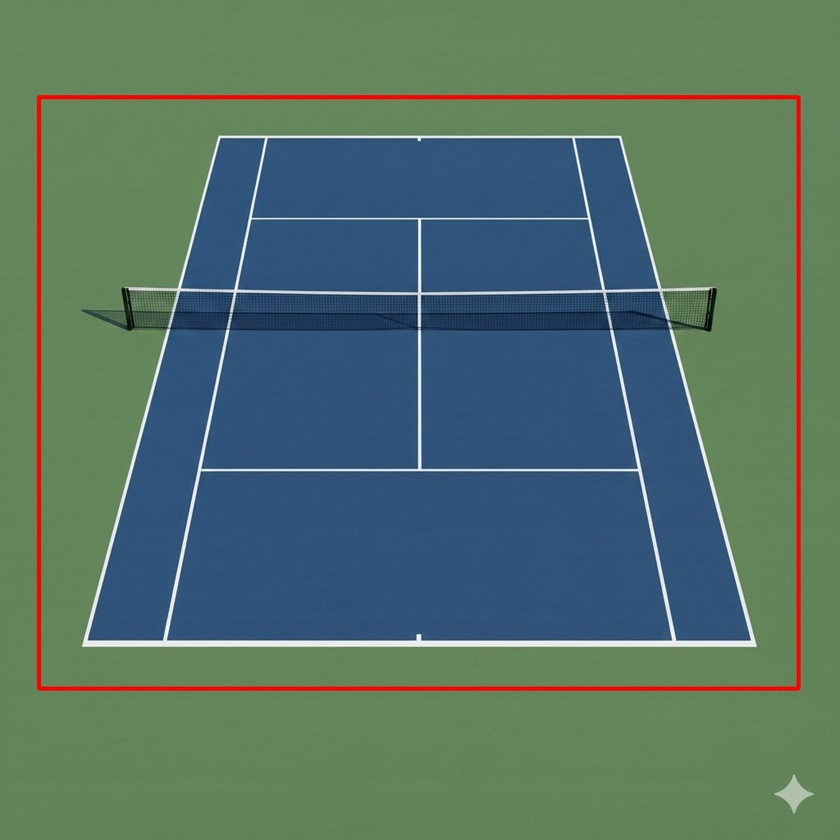
#> input picture Court Line Detection/court_boundary1.jpg, 840 x 840 px, shrunk from 1024 x 1024 before the run; its folder holds only this picture in this run
$ python -i 2.contrast.py   (imports and definitions only)
#> lines starting #> are read from the running program, lines starting #| are printed output that depends on the picture; after the words box and inside, x2 and y2 are one past the last pixel; in counts of white or black regions, pixels touching at a corner belong together
import cv2
import numpy as np
import os

def isolate_white_lines(input_image_path, output_path):

#> called with input_image_path = '../court_boundary1.jpg', output_path = 'out.png'
    img = cv2.imread(input_image_path, cv2.IMREAD_GRAYSCALE)
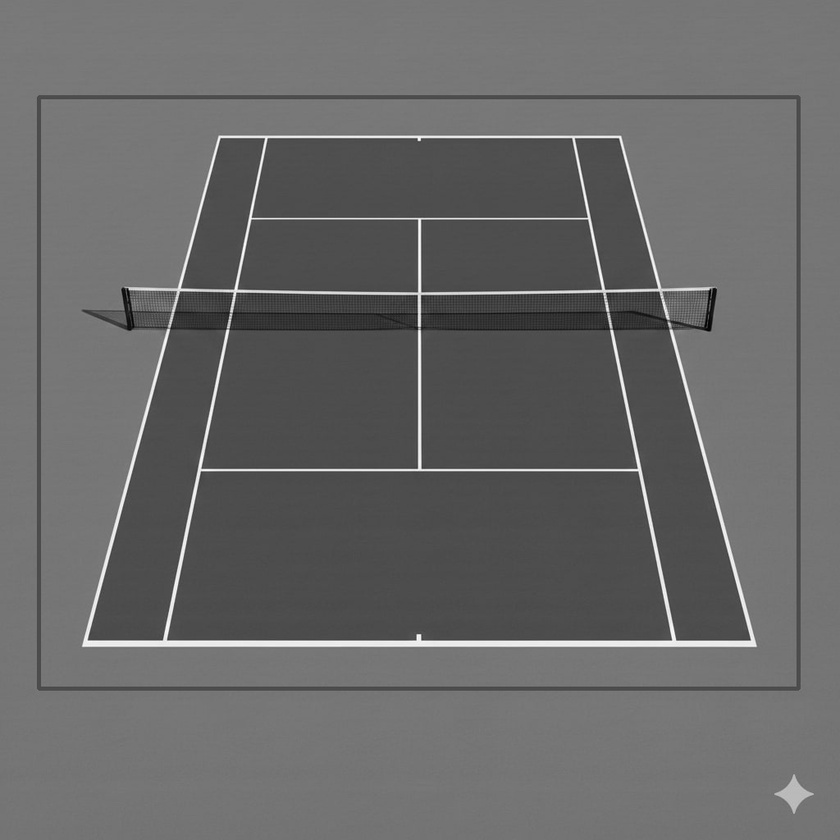
#> img: shape (840, 840); min 0, max 255, mean 104.2
    if img is None:
        print("❌ Image not found:", input_image_path)
        return

    # Detect bright white lines
    _, line_mask = cv2.threshold(img, 180, 255, cv2.THRESH_BINARY)
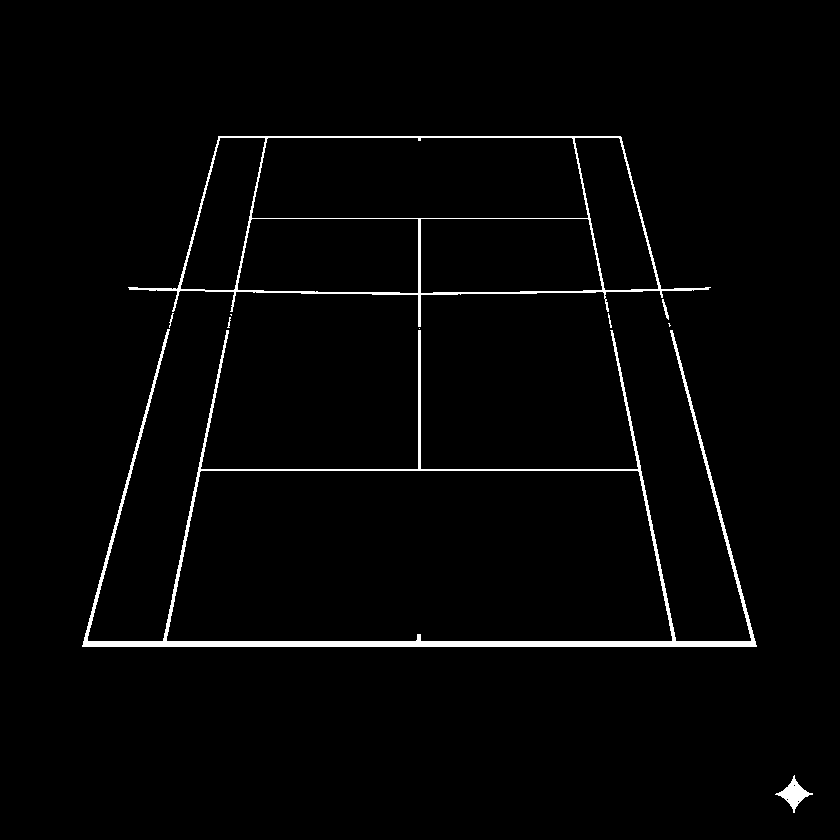
#> line_mask: shape (840, 840); 2.1% white; 10 white regions (3 under 20 px), largest, box (x1, y1, x2, y2) and area: (82, 329, 757, 647) 9428, (128, 136, 711, 327) 4467, (775, 775, 813, 813) 485

    # Dilate to strengthen line continuity
    kernel = np.ones((5, 5), np.uint8)
    line_mask = cv2.dilate(line_mask, kernel, iterations=1)
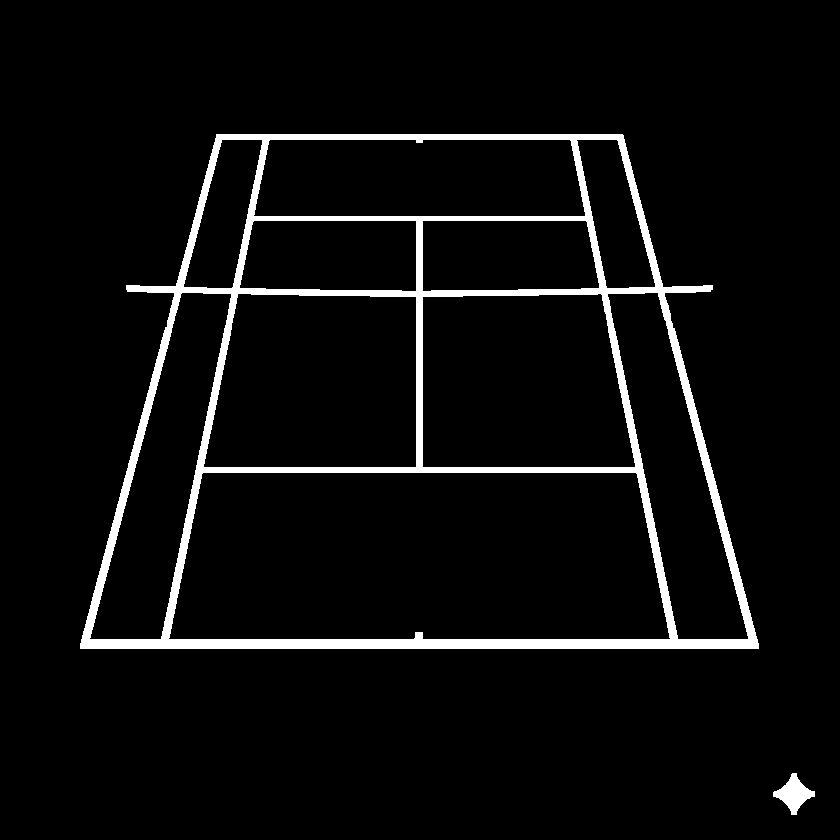
#> line_mask: shape (840, 840); 5% white; 2 white regions, box (x1, y1, x2, y2) and area: (80, 134, 759, 649) 34515, (773, 773, 815, 815) 808

    # Blur entire frame
    blurred = cv2.GaussianBlur(img, (25, 25), 0)
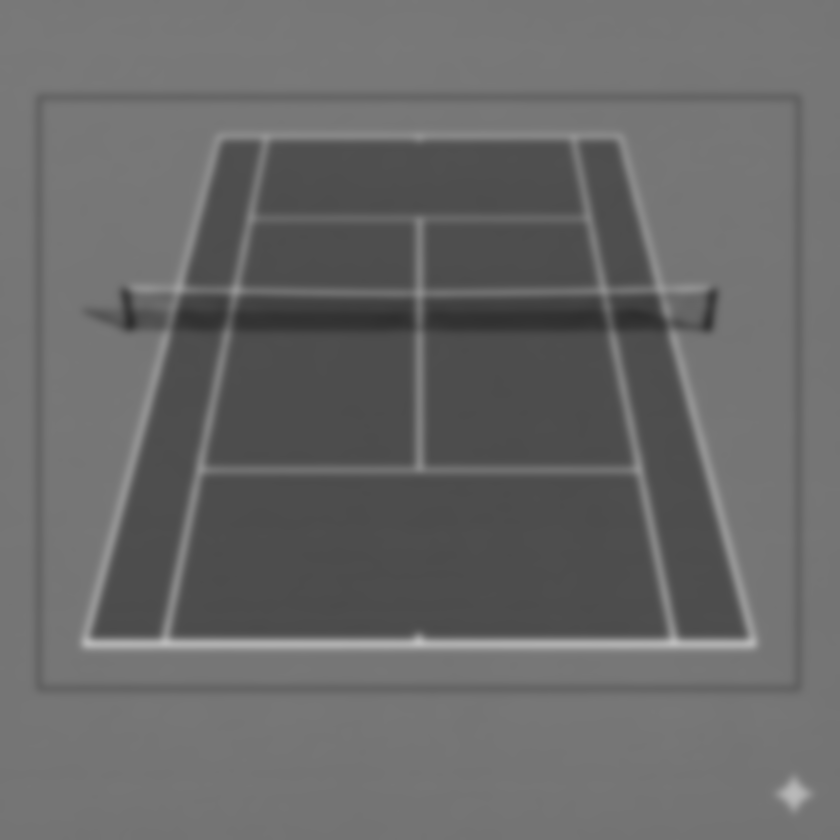
#> blurred: shape (840, 840); min 46, max 190, mean 104.2

    # Convert to 3 channel
    line_mask_3 = cv2.cvtColor(line_mask, cv2.COLOR_GRAY2BGR)
    img_3 = cv2.cvtColor(img, cv2.COLOR_GRAY2BGR)
    blurred_3 = cv2.cvtColor(blurred, cv2.COLOR_GRAY2BGR)

    # Keep only sharp lines
    sharp_lines = cv2.bitwise_and(img_3, line_mask_3)
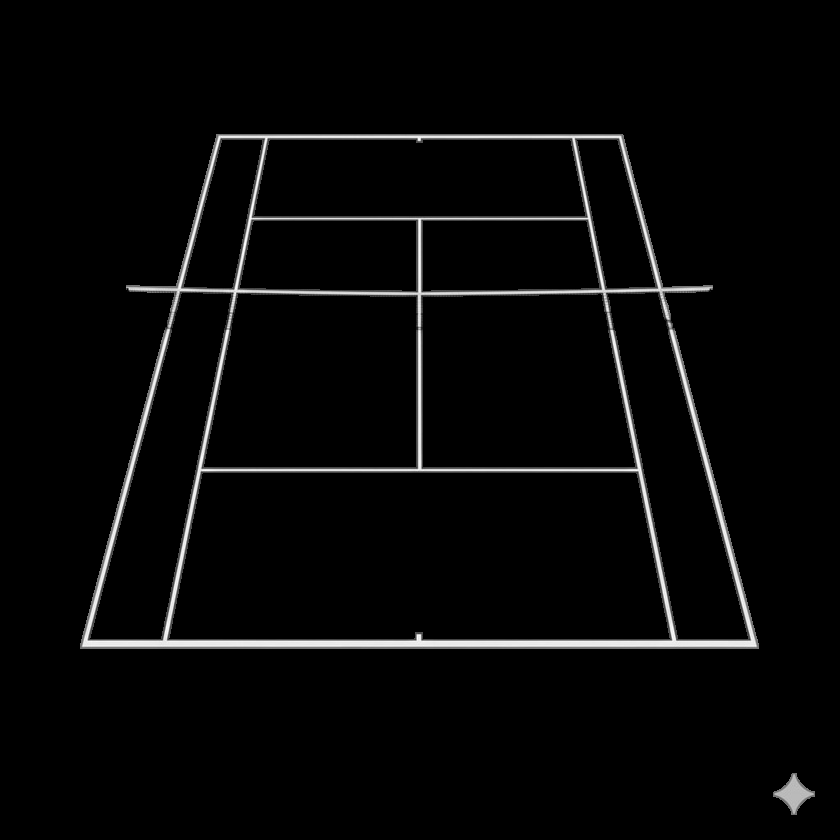
#> sharp_lines: shape (840, 840, 3); min 0, max 255, mean 7.6

    # Blur background outside lines
    inverted_mask = cv2.bitwise_not(line_mask_3)
    blurred_background = cv2.bitwise_and(blurred_3, inverted_mask)
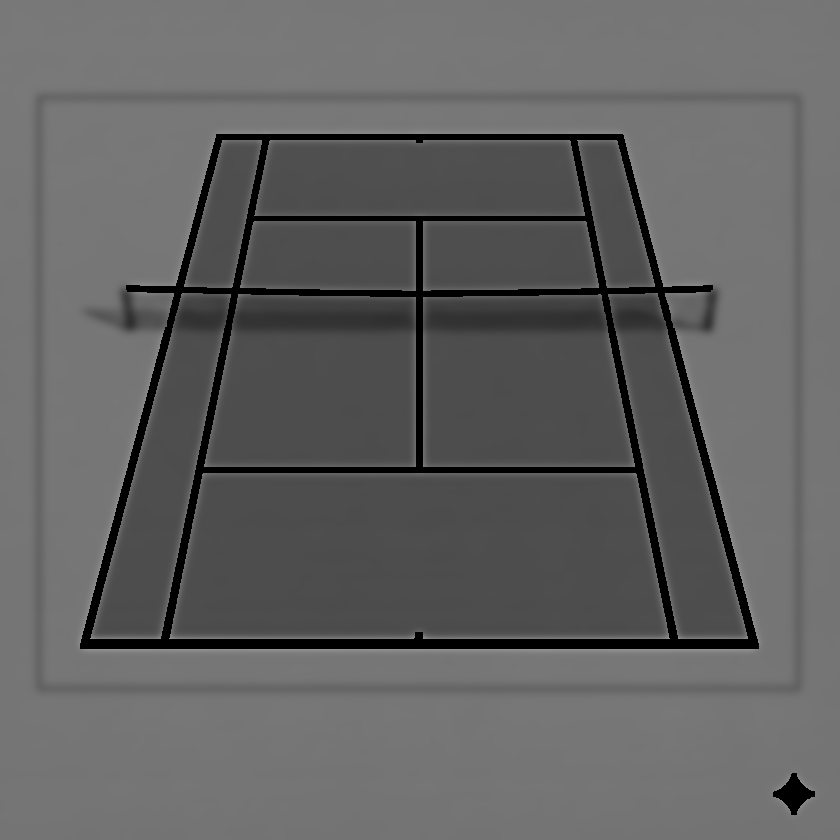
#> blurred_background: shape (840, 840, 3); min 0, max 153, mean 97.7

    # Combine sharp + blurred
    final = cv2.add(sharp_lines, blurred_background)

    # Save
    os.makedirs(os.path.dirname(output_path), exist_ok=True)
    cv2.imwrite(output_path, final)

    print(f"✔ Saved: {output_path}")


# =====================================================
# PROCESS THE ENTIRE DENOISED FRAME FOLDER
# =====================================================

input_folder  = r"C:\Users\Niranjan\court line tracking and extraction\output_frames\denoised"
output_folder = r"C:\Users\Niranjan\court line tracking and extraction\output_frames\isolated_lines"

# [13 lines not run here, left out]

>>> result = isolate_white_lines('../court_boundary1.jpg', 'out.png')
